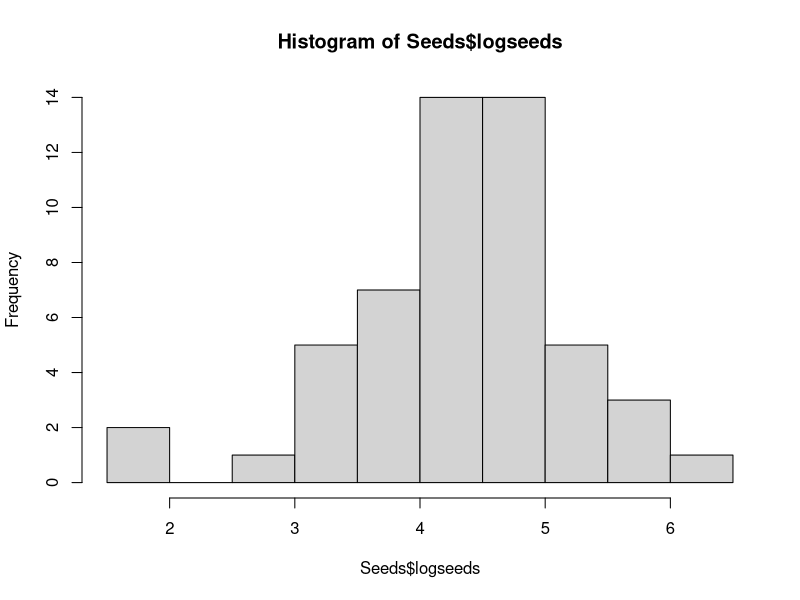
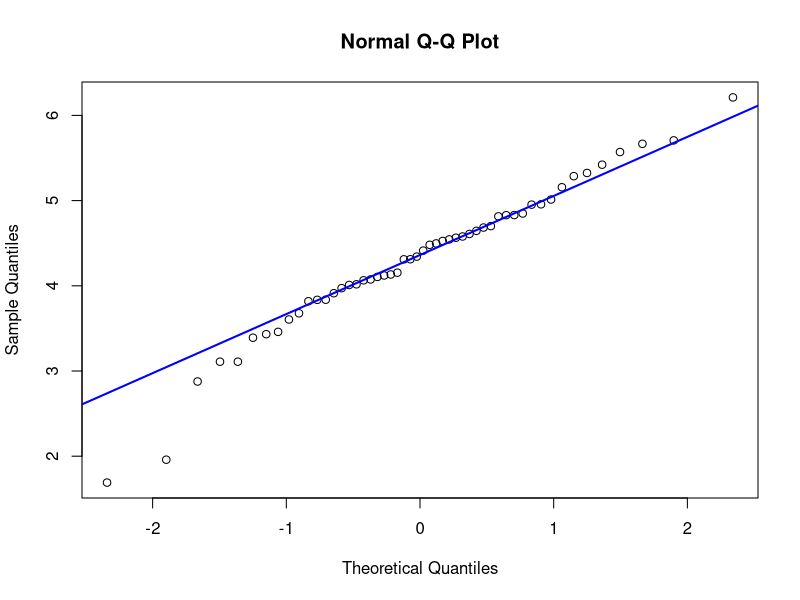
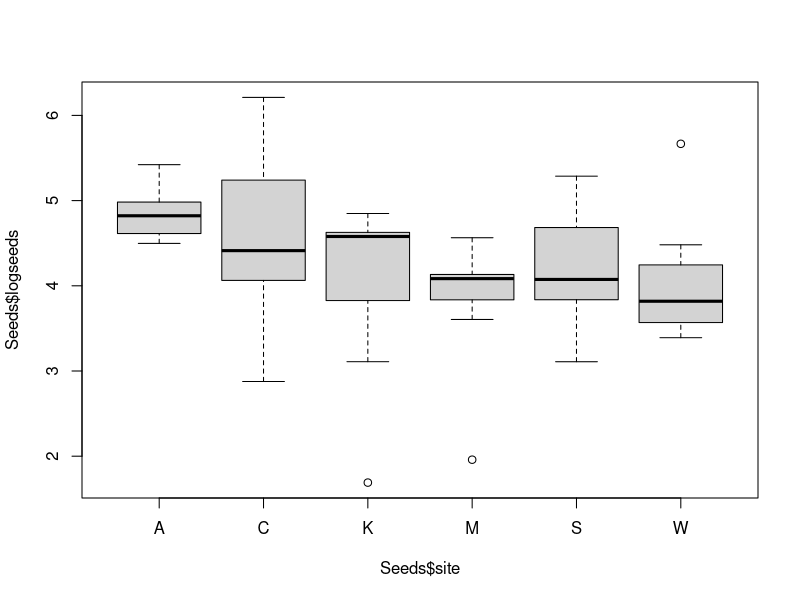

Write R code to recreate these figures, in order.

cat("Null hypothesis (H0): The mean number of seeds are equal between all sites.\n")
cat("Alternative hypothesis (H1): At least one site significantly differs in mean number of seeds.\n\n") 

# Seeds data input

Seeds<- read.csv("SEEDS.csv", header=TRUE, stringsAsFactors=FALSE)

    Seeds$logseeds <- as.numeric(Seeds$logseeds)
    Seeds$site <- as.factor(Seeds$site)

##########################
 #Printing to txt from here on 
##########################
    sink("Seeds_summary_output.txt")
# Summary statistics
    
cat("Overall summary statistics:\n") 
print(summary(Seeds$logseeds)) 

# Seeds plot
{
hist(Seeds$logseeds)
qqnorm(Seeds$logseeds)
qqline(Seeds$logseeds, col = "blue", lwd = 2)
boxplot(Seeds$logseeds~Seeds$site)
}

# ANOVA Seeds

aov.Seeds <- aov(logseeds~site,data=Seeds)
cat("Summary ANOVA seeds")
print(summary(aov.Seeds))
cat("Summary TukeyHSD seeds")
print(TukeyHSD(aov.Seeds))
  
  sink()
##########################
#Stop printing to txt from here on 
##########################

